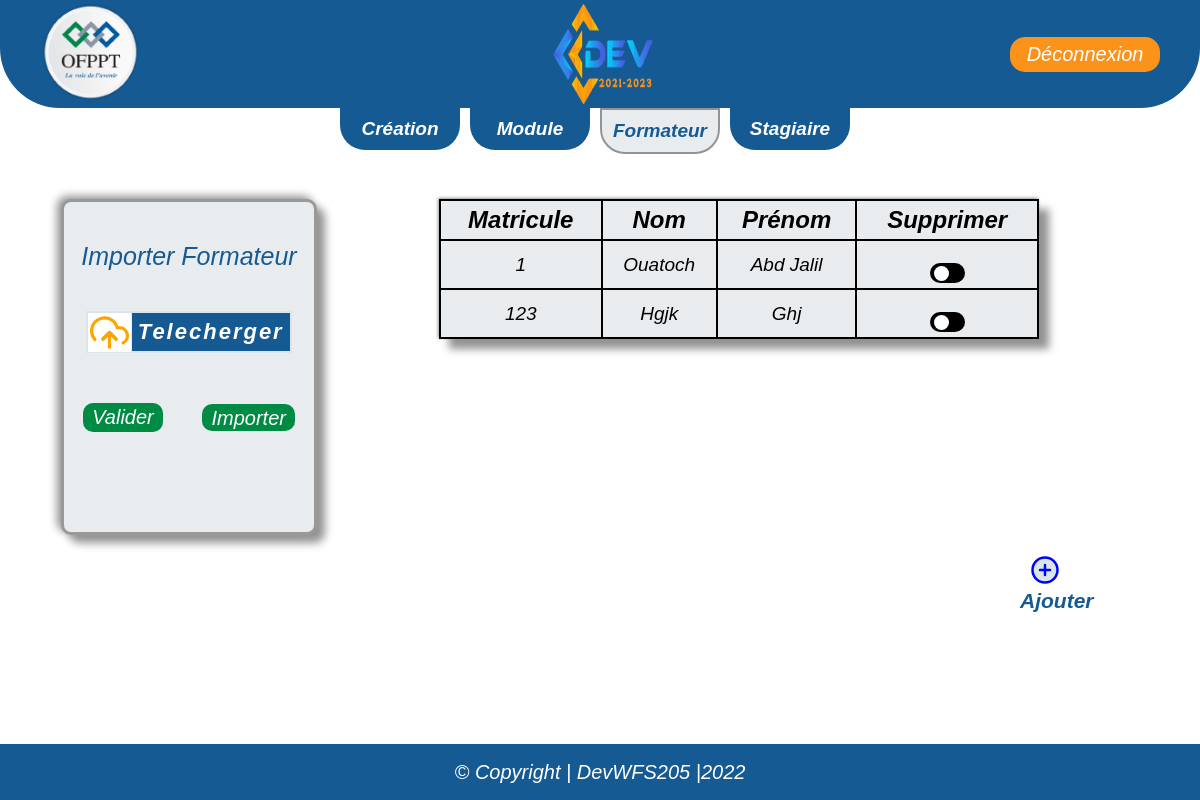
The page /Main-Formateur.php (signed in) on the database its author committed.
### tables this page shows
CREATE TABLE `formateur` (
  `Matricule` varchar(50) NOT NULL,
  `nomFormateur` varchar(50) NOT NULL,
  `prenomFormateur` varchar(50) NOT NULL
);

### Main-Formateur.php (the view, shortened to what this page needs)
<?php
include_once('inc/db.php');
?>
<?php
$sql = "SELECT * from formateur ";
$pdo_statement = $conn->prepare($sql);
$pdo_statement->execute();
$formateur = $pdo_statement->fetchAll();
?>
<!DOCTYPE html>
<html lang="fr">
<head>
    <link rel="stylesheet" href="https://cdnjs.cloudflare.com/ajax/libs/font-awesome/4.7.0/css/font-awesome.min.css">
    <link rel="stylesheet" media="screen" href="./styles/importerFormateur.css">
    <link rel="stylesheet" href="./styles/importerFormateur.css">
    <link rel="stylesheet" href="./styles/snackbar.css">
</head>
<body>
    <header>
        <div class="logoOfppt">
            <img src="./images/Ofpptlogo.png" alt="logoOfppt" id="logoOfppt">
        </div>
        <div class="logoApp">
            <img src="./images/logoApp.png" alt="logo" class="logoApp">
        </div>
        <div class="déconnexion">
            <button type="button" id="Déconnexion"><a href="./logout.php">Déconnexion</a></button>
        </div>
    </header>
    <nav>
        <ul>
        <li>
            <a href="./creation.php"><button >Création</button></a>
        </li>
        <li>
            <a href="./ImporterModules.php"><button class="module">Module</button></a>
        </li>
        <li>
            <a href="./Main-Formateur.php"><button class="Formateur">Formateur</button></a>
        </li>
        <li>
            <a href="./Importer_stagiaire.php"><button>Stagiaire</button> </a>
        </li>
        </ul>
    </nav>
    <main>
        <div class="selects">
            <ul>
                <li> <label for="">importer formateur</label></li>
                <li>
                    <div class="telecharger">
                        <a href="/examples/Formateur.csv" download='Formateur.csv'><img src="./images/upload-cloud.svg"
                                alt="" srcset="" id="icon-upload">
                            <input type="button" value="telecherger" id="telecherger"></a>
                    </div>
                <li>
                    <div class="validerImporter">
                        <input type="submit" value="valider" id="valider" onclick=" return vk()"> <input type="file"
                        <label for="file" id='buttonPhoto'>importer</label>
                    </div>
                </li>
            </ul>
        </div>
        <div class="listeFormateur">
            <?php
            if (empty($formateur)) {
                echo "<div class='first-msg'>" . "<span>&#8592;</span>" . " Veuillez sélectionner un groupe " . "</div>";
            } else {
            ?>
            <table>
                <tr>
                    <th>matricule</th>
                    <th>nom</th>
                    <th>prénom</th>
                    <th>supprimer</th>
                </tr>
                <?php
                $c = 1;
                foreach ($formateur as $row) {
                ?>
                <tr id="tr-<?= $c++ ?>">
                    <td>
                        <?= $row["Matricule"] ?>
                    </td>
                    <td>
                        <?= $row["nomFormateur"] ?>
                    </td>
                    <td>
                        <?= $row["prenomFormateur"] ?>
                    </td>
                    <td>
                        <button class="btn-click" value=<?= $row['Matricule'] ?>>
                        <label class="switch">
                            <span class="slider round"></span>
                        </label>
                        </button>
                    </td>
                </tr>
                <?php
                }
            }
                ?>
            </table>
        </div>
    </main>
    <div class="ajoute">
        <a href="./AjouterFormateur.php"><img src="./images/plus-circle.svg" alt="">
            <p>Ajouter</p>
        </a>
    </div>
    <footer>
        <p>© Copyright | DevWFS205 |2022</p>
    </footer>
</body>
</html>

### styles/importerFormateur.css (style rules this page uses)
* { padding: 0px; margin: 0px; font-family: "Franklin Gothic Demi italic", "Franklin Gothic Medium", "Arial Narrow", Arial, sans-serif; text-transform: capitalize; font-style: italic; }
:root { --color1: #fb931b; --color2: #155a93; --color3: #d8e6ea; --color4: #ffffff; --color5: rgb(232, 236, 239); --color6: rgb(247, 187, 7); }
body { -ms-overflow-style: none; scrollbar-width: none; }
header { display: flex; flex-wrap: wrap; justify-content: space-between; align-items: center; top: 0; height: 106px; background-color: var(--color2); padding: 1px 40px; border-radius: 0 0 60px 60px; }
#logoOfppt { height: 100px; width: 100px; }
.logoApp { margin-right: -5%; height: 100px; width: 100px; }
#Déconnexion { margin-right: 0px; background-color: var(--color1); text-align: center; border-radius: 15px; font-size: 20px; width: 150px; height: 35px; color: var(--color1); cursor: pointer; outline: none; border: none; }
a { text-decoration: none; color: var(--color4); }
nav { height: 35px; }
nav ul { list-style-type: none; display: flex; justify-content: center; }
nav ul li { margin-right: 10px; width: 120px; }
nav ul li button { width: 120px; padding: 10px; border: 0; border-radius: 0 0 25px 25px; background-color: var(--color2); color: white; font-size: 19px; font-weight: bold; text-decoration: none; }
main { display: flex; justify-content: space-around; margin-top: 56px; }
.selects { border: 3px solid #999999; background-color: var(--color5); text-align: center; box-shadow: 8px 8px 8px rgb(147, 147, 147), -4px -3px 8px rgb(147, 147, 147); border-radius: 10px; width: 250px; height: 330px; }
.selects ul { list-style: none; }
.selects ul li { margin: 40px 0px; }
.selects ul li .telecharger { width: fit-content; margin: auto; border: 2px solid var(--color3); }
.selects #telecherger { background-color: var(--color2); color: var(--color4); font-weight: bolder; letter-spacing: 2px; font-size: 22px; padding: 6px 6px; border: none; cursor: pointer; }
.selects #icon-upload { background-color: white; position: relative; height: 39px; margin-right: -4px; margin-bottom: -13px; cursor: pointer; padding: 0px 2px; }
.selects ul li label { color: var(--color2); font-size: 25px; }
.selects input[type="submit"] { background-color: rgb(0, 139, 69); color: var(--color4); margin-top: 10px; font-size: 20px; width: 80px; padding: 3px; border-radius: 10px; border: none; cursor: pointer; transition: 0.5s; }
#buttonPhoto { text-align: center; margin-left: 35px; background-color: rgb(0, 139, 69); color: var(--color4); margin-top: 10px; font-size: 20px; padding: 2.5px 9px; border-radius: 10px; border: none; cursor: pointer; transition: 0.5s; }
.listeFormateur { width: 50%; margin-right: 100px; }
table { width: 100%; font-size: 24px; box-shadow: 10px 10px 8px rgb(147, 147, 147), -1px -1px 3px rgb(147, 147, 147); background-color: rgb(232, 236, 239); }
table tr td { font-size: 19px; }
.listeFormateur table, td, th { border: 2px solid black; border-collapse: collapse; text-align: center; padding: 5px; }
.ajoute { width: 100px; position: relative; margin-left: 85%; margin-top: 20px; }
.ajoute img { width: 30px; height: 30px; margin-left: 10px; }
.ajoute p { font-size: 21px; color: var(--color2); font-weight: bolder; transition: 0.2s; }
.btn-click { cursor: pointer; border: 0; background: transparent; border: none !important; font-size: 0; }
footer { display: flex; margin-top: 3vh; background-color: var(--color2); justify-content: center; align-items: center; color: white; position: fixed; bottom: 0; width: 100%; height: 7vh; }
footer p { font-size: 20px; }
.Formateur { background-color: rgb(232, 236, 239); color: var(--color2); border: 2px solid rgb(147, 147, 147); }
.switch { position: relative; display: inline-block; width: 35px; height: 20px; }
.slider { position: absolute; cursor: pointer; top: 0; left: 0; right: 0; bottom: 0; background-color: black; -webkit-transition: .4s; transition: .4s; }
.slider:before { position: absolute; content: ""; height: 15px; width: 15px; left: 4px; bottom: 2px; background-color: white; -webkit-transition: .4s; transition: .4s; }
.slider.round { border-radius: 34px; }
.slider.round:before { border-radius: 50%; }

### rows shown on the page
formateur: Matricule "1", nomFormateur "Ouatoch", prenomFormateur "Abd Jalil"
formateur: Matricule "123", nomFormateur "Hgjk", prenomFormateur "Ghj"
